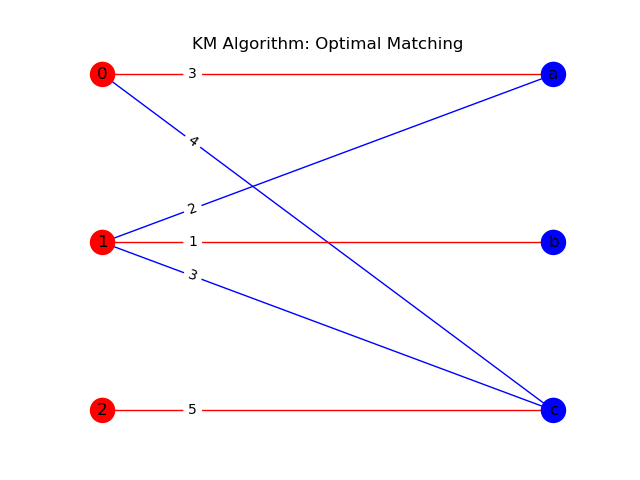

Write Python code to recreate this figure.
import networkx as nx
import matplotlib.pyplot as plt
import sys
from collections import defaultdict


class KM:
    def __init__(self, nodes_one, nodes_two, edges) -> None:
        self.nodes_one = nodes_one # 二部图第一部分节点
        self.nodes_two = nodes_two # 二部图第二部分节点
        self.edges = edges # 所有边（带权重）
        
    def optimal_match(self):
        '''理解该算法建议手动模拟一下代码中的例子
        '''
        match = defaultdict(lambda: None) # 记录节点匹配情况
        sum_weights = 0 # 最优匹配权重总和
        node_neighbors = defaultdict(list) # 节点邻居映射
        edge_weight = defaultdict(int) # 边权重映射
        
        label_one = defaultdict(int) # 第一部分节点的可行顶标
        label_two = defaultdict(int) # 第二部分节点的可行顶标
        slack = defaultdict(lambda: sys.maxsize) # 记录第二部分节点能和第一部分节点匹配还需要多少权重
        one_visited, two_visited = set(), set()
        # 初始化
        for (u, v, w) in self.edges:
            node_neighbors[u].append(v)
            node_neighbors[v].append(u)
            edge_weight[(u, v)] = edge_weight[(v, u)] = w
        for node_one in self.nodes_one:
            max_w = 0
            for node_one_neighbor in node_neighbors[node_one]:
                max_w = max(max_w, edge_weight[(node_one, node_one_neighbor)])
            label_one[node_one] = max_w
        
        def dfs(u):
            one_visited.add(u)
            
            for v in node_neighbors[u]:
                if v in two_visited:
                    continue
                gap = label_one[u]+label_two[v] - edge_weight[(u, v)]
                
                if gap == 0:
                    two_visited.add(v)
                    if match[v] == None or dfs(match[v]):
                        match[v] = u
                        return True # 
                else:
                    slack[v] = min(slack[v], gap)
            return False
           
        for u in self.nodes_one:
            slack.clear()
            while not dfs(u):
                min_gap = sys.maxsize # 最小可以降低多少顶标值能够完成匹配
                for node_two in self.nodes_two:
                    if node_two not in two_visited:
                        min_gap = min(min_gap, slack[node_two])
                for node_one in self.nodes_one:
                    if node_one in one_visited:
                        label_one[node_one] -= min_gap
                for node_two in self.nodes_two:
                    if node_two in two_visited:
                        label_two[node_two] += min_gap
                    else:
                        slack[node_two] -= min_gap
                one_visited.clear()
                two_visited.clear()
        # 求最优匹配的权重和
        for key, value in match.items():
            sum_weights += edge_weight[(value, key)]
        return match, sum_weights

def draw(G, nodes_one, nodes_two, color_edges):
    nodes = list(G.nodes)
    edges = list(G.edges)
    num_node = len(nodes)
    num_edge = len(edges)
    node_color = ['b'] * num_node
    edge_color = ['b'] * num_edge

    for i in range(0, num_node):
        if isinstance(nodes[i], type(nodes_one[0])):
            node_color[i] = 'r'

    for i in range(num_edge):
        u, v = edges[i][0], edges[i][1]
        # 无向图
        if (u, v) in color_edges or (v, u) in color_edges:
            edge_color[i] = 'r'
    '''
    自定义pos
    '''
    # 对matplotlib不太熟悉，布局有待改进
    pos = dict()
    size = max(len(nodes_one), len(nodes_two)) + 2
    one_x, two_x = size//3, 2*size // 3
    one_y, two_y = size-1, size-1
    for node_one in nodes_one:
        pos[node_one] = [one_x, one_y]
        one_y -= 1

    for node_two in nodes_two:
        pos[node_two] = [two_x, two_y]
        two_y -= 1
    plt.title('KM Algorithm: Optimal Matching')
    nx.draw(G, pos, with_labels=True, node_color=node_color, edge_color=edge_color)
    edge_labels = nx.get_edge_attributes(G, 'weight')
    # label_pos=0.8作用: 防止图中交叉边上权重值重叠
    nx.draw_networkx_edge_labels(G, pos, edge_labels=edge_labels, label_pos=0.8)
    plt.savefig('kuhn_munkras.png', format='PNG')
    plt.show()       
def main():
    nodes_one = [0, 1, 2]
    nodes_two = ['a', 'b', 'c']
    edges = [(0, 'a', 3), (0, 'c', 4), (1, 'a', 2), (1, 'b', 1), (1, 'c', 3), (2, 'c', 5)]
    match, sum_weights = KM(nodes_one, nodes_two, edges).optimal_match()
    match_edges = [(u, v) for u, v in match.items()]
    print('{} | {}'.format(match_edges, sum_weights))
    G = nx.Graph()
    G.add_nodes_from(nodes_one+nodes_two)
    G.add_weighted_edges_from(edges)
    draw(G, nodes_one, nodes_two, match_edges)

if __name__ == '__main__':
    main()
